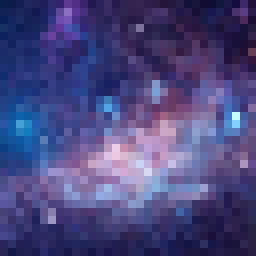
#> input picture lagran/tests/images/space_32x32.png, 32 x 32 px (shown 8 times larger)
$ python testCode.py
#> lines starting #> are read from the running program, lines starting #| are printed output that depends on the picture
import numpy as np
import math
import cv2
from scipy import ndimage

class bcolors:
    HEADER = '\033[95m'
    OKBLUE = '\033[94m'
    OKCYAN = '\033[96m'
    OKGREEN = '\033[92m'
    WARNING = '\033[93m'
    FAIL = '\033[91m'
    ENDC = '\033[0m'
    BOLD = '\033[1m'
    UNDERLINE = '\033[4m'

# Числа для битов
# [359 lines left out: functions calculateD, calculateN, calculateB, to_bin, getValues, decode and 2 more, not called in this run]

def split(a, n):
    def lol(lst, sz): return [lst[i:i+sz] for i in range(0, len(lst), sz)]
    return lol(a, n)


def lagrang(array):
    xk = [1, 3]
    result = []
    result.append(array[0])
    result.append(xk[0])
    result.append(array[1])
    result.append(xk[1])
    result.append(array[2])

    for k in range(len(xk)):
        cash1 = array[0] * ((xk[k]-2)*(xk[k]-4))/8
        cash2 = array[1] * (xk[k]*(xk[k]-4))/-4
        cash3 = array[2] * (xk[k]*(xk[k]-2))/8
        ck = cash1 + cash2 + cash3
        result[xk[k]] = math.floor(ck)
        if ck > 255:
            result[xk[k]] = 255
        if ck < 0:
            result[xk[k]] = 0
    return result


def interpolation(array):
    # Переменные для увелечения по cтолбцу (5х5) -> 10х5
    rows = []  # для конечного массива
    block = []  # Место для хранения блоков 3х
    columnRowLen, columnColumnLen = np.shape(array)
    i = 0  # для итерации
    j = 0  # для итерации

    # Увелечили из 5х5 в 10х5
    while columnColumnLen > i:
        cashRow = []

        while columnRowLen > j:
            block.append(array[i][j])

            # print("i = ", i, "j = ", j)
            # print("block append", block)

            # calculate lagrang and clean block
            if len(block) == 5:
                # print("Block:", block)
                # print("\n")
                firstPart = [block[0],block[1],block[2]]
                secondPart = [block[2],block[3],block[4]]

                # add to row result
                for k, value in enumerate(lagrang(firstPart)):
                    cashRow.append(value)

                # add to row result
                for k, value in enumerate(lagrang(secondPart)):
                    cashRow.append(value)

                block = []

            # clean read array
            j = j + 1

        rows.append(cashRow)
        cashRow = []
        j = 0
        i += 1

    # Переменные для увелечения по cтолбцу (10х5) -> 10х10
    print(np.shape(rows))
    exit()
    columnRowLen, columnColumnLen = np.shape(rows)
    matrix = []  # финальная матрица
    block = []  # место для хранения
    i = 0  # для итерации
    j = 0  # для итерации

    # Увелечили из 5х5 в 10х5
    while columnColumnLen > i:
        cashRow = []

        columnValues = [x[i] for x in rows]  # это числа столбцов
        while len(columnValues) > j:
            block.append(rows[j][i])

            # print("i = ", i, "j = ", j)
            # print("block append", block)

            # calculate lagrang and clean block
            if len(block) == 5:
                # print("Block:", block)
                # print("\n")
                firstPart = [block[0],block[1],block[2]]
                secondPart = [block[2],block[3],block[4]]

                # add to final result
                for k, value in enumerate(lagrang(firstPart)):
                    cashRow.append(value)

                # add to final result
                for k, value in enumerate(lagrang(secondPart)):
                    cashRow.append(value)

                block = []

            # clean read array
            j = j + 1

        matrix.append(cashRow)
        cashRow = []
        j = 0
        i += 1

    # rotation angle in degree
    rotated = ndimage.rotate(np.array(matrix), 270)

    return rotated


# [6 lines left out: function rotate_image, not called in this run]


image = cv2.imread("images/space_32x32.png")
#> image is the input picture: shape (32, 32, 3); mean B, G, R 126.6, 71.4, 73.9

# to grayScale
gray = cv2.cvtColor(image, cv2.COLOR_BGR2GRAY)
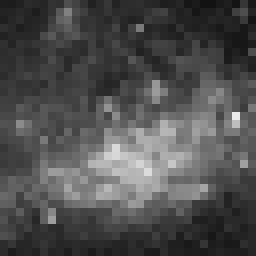
#> gray: shape (32, 32) (shown 8 times larger); min 18, max 235, mean 78.4

x2 = np.array(interpolation(gray))
#> after the loop in interpolation, `while columnColumnLen > i:`: block = [32, 31, 30, 38]; firstPart = [29, 30, 26]; i = 32; rows = 32 items; secondPart = [26, 31, 36]
#> (the run stopped early here; a loop or call above may not have finished)
